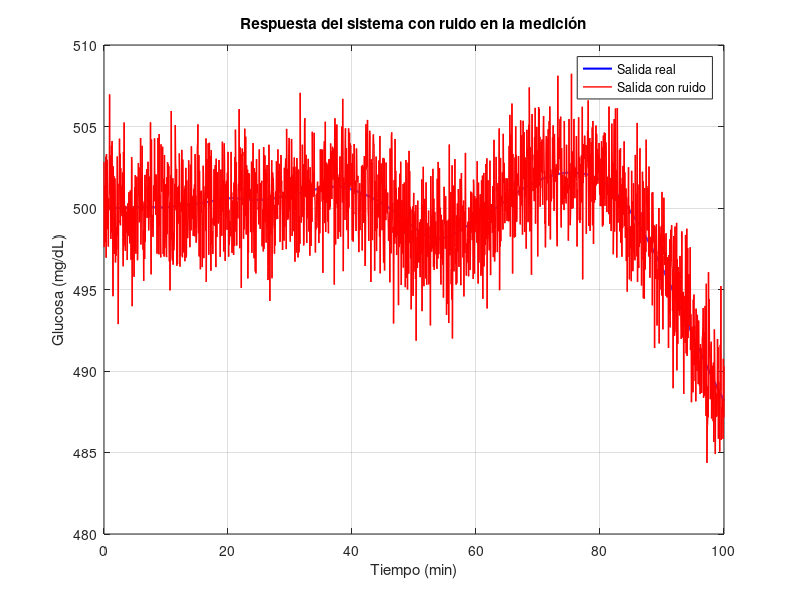
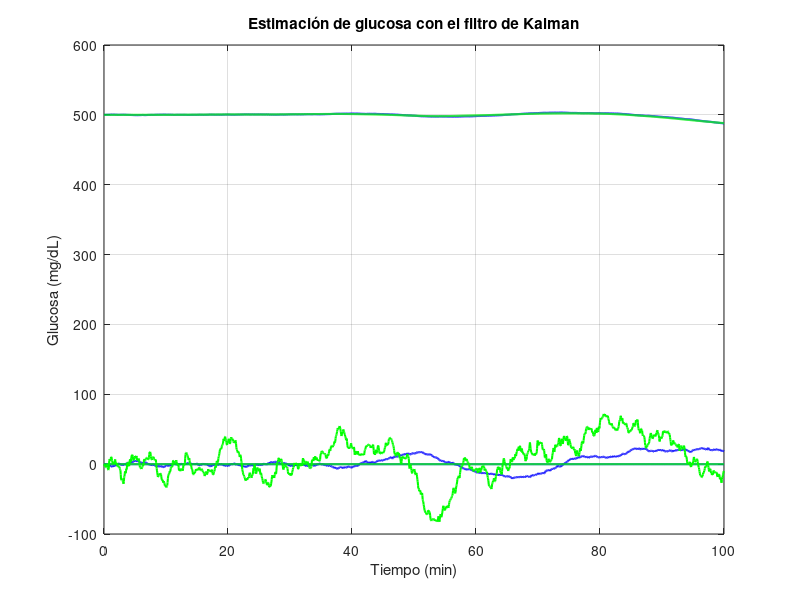
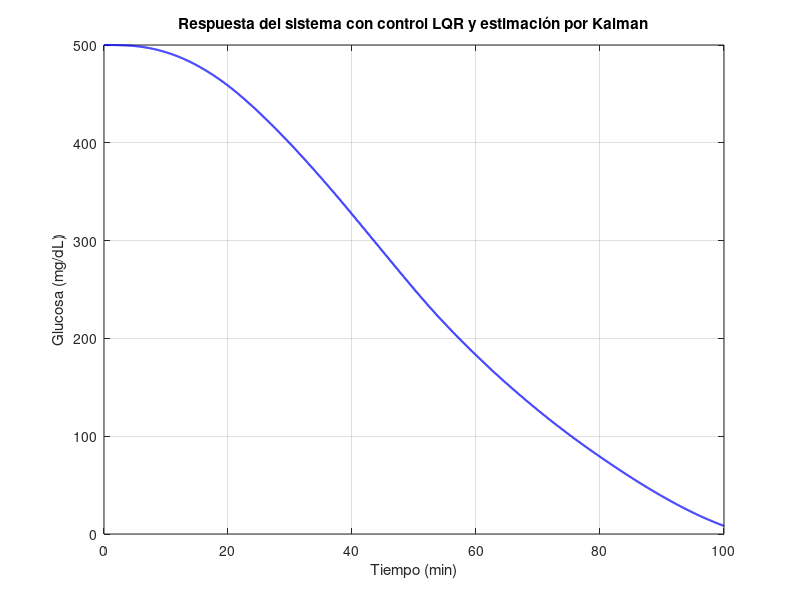
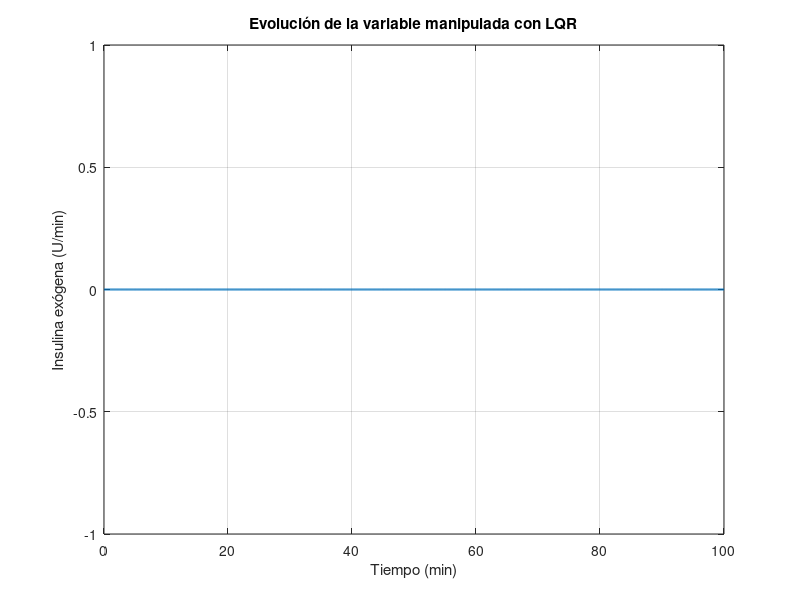

Source code (MATLAB) for these figures, in order:
clc; clear; close all;

% Parámetros del modelo
GB = 100; IB = 1.5; VL = 120;
p2 = 20e-3; p3 = 13e-6; p4 = 5/54;

% Matrices del sistema en lazo abierto
A = [0  -GB   0;
      0   -p2  p3;
      0    0  -p4];

B =   [  0;
          0;
          1];

C = [1 0 0];  % Observamos solo la glucosa
D = [0];  % No hay ganancia directa

sys_open = ss(A, B, C, D);  % Sistema sin control

% Definir tiempo y condiciones iniciales
tspan = 0:0.05:100;
CI = [500; 0; 0];  % Estado inicial

% Generación de perturbaciones estocásticas controladas
rng(42); % Fijar semilla para reproducibilidad
insulina = zeros(size(tspan));  % Insulina aleatoria, siempre positiva


insulina = (randn(size(tspan)) * 60); 

u = [insulina]; % Señales de entrada

% Simulación de la respuesta sin ruido
[y, t, x] = lsim(sys_open, u, tspan, CI);


R = 5;  % Varianza 
ruido_medicion = sqrt(R) * randn(size(y)); 
y_noisy = y + ruido_medicion; 

% Graficar resultados
figure;
plot(t, y, 'b', 'LineWidth', 1.5);
hold on;
plot(t, y_noisy, 'r', 'LineWidth', 1);
xlabel('Tiempo (min)');
ylabel('Glucosa (mg/dL)');
title('Respuesta del sistema con ruido en la medición');
legend('Salida real', 'Salida con ruido');
grid on;

% Filtro de Kalman
Q = 400;  % Covarianza del ruido del proceso
[kalmf, L, P] = kalman(sys_open, Q,R);

% Simulación con el filtro de Kalman usando la salida con ruido
[y_est, t, x_est] = lsim(kalmf, y_noisy, tspan, CI);

figure;
plot(t,x_est , 'b', 'LineWidth', 1.5);
hold on;
plot(t, x, 'g', 'LineWidth', 1.5);
xlabel('Tiempo (min)');
ylabel('Glucosa (mg/dL)');
title('Estimación de glucosa con el filtro de Kalman');
grid on;

C = [1 0 0];  % Observamos solo la glucosa
D = 0;

% Definimos la penalización del LQR
Q = diag([100, 1, 10]);  % Penaliza el error de las variables de estado
R = 10000;               % Penaliza la insulina exógena (variable manipulada)

% Calculamos la ganancia LQR
K = lqr(A, B, Q, R);



%% Sistema en lazo cerrado con LQR y estimación por Kalman

% Creamos el sistema de compensador: estimación con Kalman y realimentación con LQR
% El compensador usa: u = -K * x_est

% Ampliamos el sistema para simular el lazo cerrado completo
% Sistema estimador de estados + realimentación

A_cl = [(A - B*K),        B*K;
         zeros(size(A)),  (A - L*C)];

B_cl = [B; zeros(size(B))];
C_cl = [C, zeros(size(C))];
D_cl = 0;

% Sistema en espacio de estados cerrado
sys_cl = ss(A_cl, B_cl, C_cl, D_cl);

% Nueva condición inicial: estados reales y estados estimados
CI_ext = [CI; zeros(size(CI))];  % x0 real + x0 estimado

% Simulación del sistema en lazo cerrado
[y_cl, t, x_cl] = lsim(sys_cl, u, tspan, CI_ext);

% Extraemos las trayectorias reales y estimadas por separado (opcional)
x_real = x_cl(:, 1:3);
x_est  = x_cl(:, 4:6);

% Graficar salida del sistema en lazo cerrado
figure;
plot(t, y_cl, 'b', 'LineWidth', 1.5);
xlabel('Tiempo (min)');
ylabel('Glucosa (mg/dL)');
title('Respuesta del sistema con control LQR y estimación por Kalman');
grid on;


size(K)
size(x_cl)


% Calculamos las variables manipuladas
u1 = K * x_est';
% Graficamos las variables manipuladas
figure;
plot(t, u1(1,:), 'LineWidth', 1.5);
xlabel('Tiempo (min)');
ylabel('Insulina exógena (U/min)');
title('Evolución de la variable manipulada con LQR');
grid on;